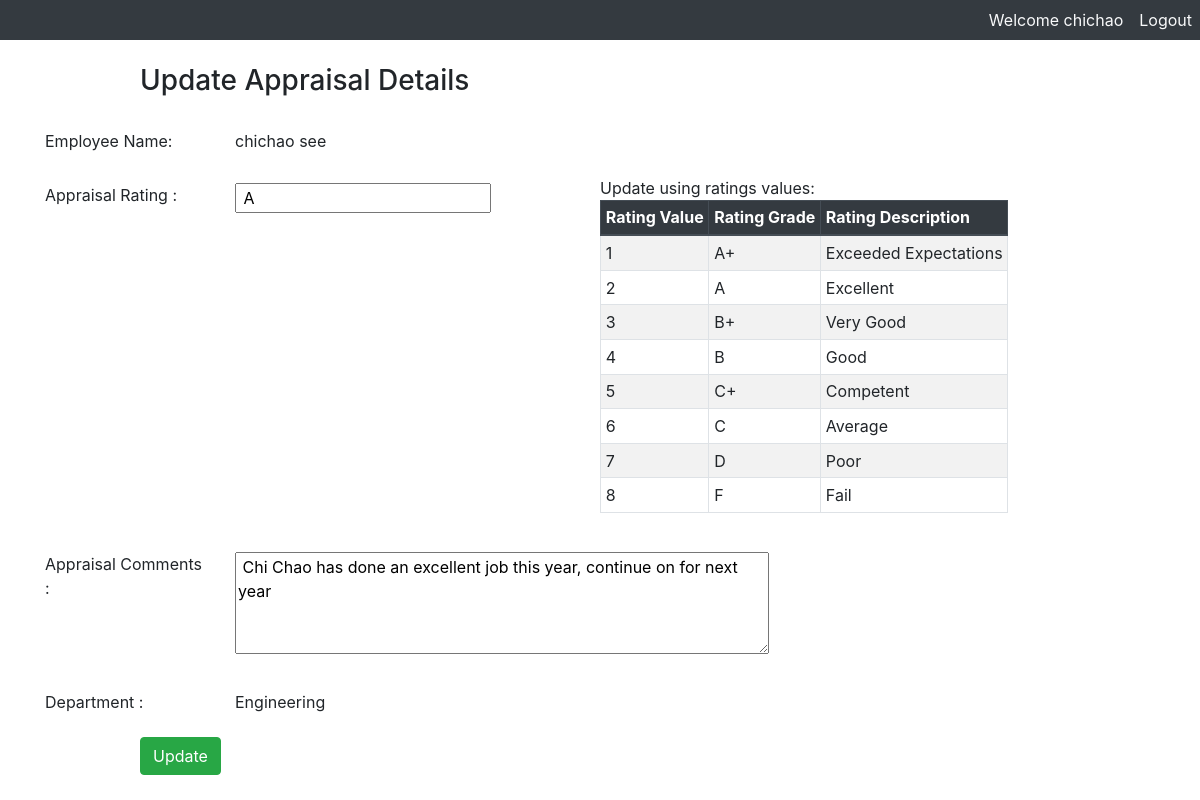
The app's page /edit/1/ (signed in) with its own data.
### employee/models.py (models this page shows, shortened)
class Employee(models.Model):
    MARRIED ='MR'
    SINGLE = 'SN'
    DIVORCED = 'DI'
    WIDOWED = 'WI'
    MALE = 'M'
    FEMALE = 'F'
    marital_status = (
        (MARRIED, "Married"),
        (SINGLE, "Single"),
        (DIVORCED, "Divorced"),
        (WIDOWED, "Widowed")
    )
    gender = (
        (MALE,"male"),
        (FEMALE,"female")
    )
    EmpId = models.IntegerField(primary_key = True)
    first_name = models.CharField('First_Name',max_length=45)
    last_name = models.CharField('Last_Name',max_length=45)
    marital_status = models.CharField('Marital_Status',max_length=15, choices = marital_status)
    phone_number = PhoneNumberField('Phone_Number',unique = True)
    address = models.CharField('Address',max_length=50)
    gender = models.CharField('Gender',max_length=10,choices = gender)
    date_of_birth = models.DateField()
    date_of_joining = models.DateField()
    date_of_leaving = models.DateField('Date_of_Leaving',help_text='The Leaving Date determines whether it is an Active Employee',blank=True, null=False, default='9999-12-31')
    manager_id = models.ForeignKey('Manager', on_delete=models.CASCADE, blank=True, null=True)
    role_id = models.ForeignKey(Roles, on_delete=models.CASCADE)
    dept_id = models.ForeignKey(Department,on_delete=models.CASCADE,blank=True, null=True)
    user_id = models.ForeignKey(User, on_delete=models.CASCADE, blank=True,null=True)
    last_update = models.DateField(auto_now_add=True)
    def Is_Active_Employee(self):
        return self.date_of_leaving >= date.today()
    Is_Active_Employee.boolean = True

class Appraisal(models.Model):
    appraisal_id = models.IntegerField(primary_key=True)
    app_supervisor_comments = models.TextField()
    rating_id = models.ForeignKey(Rating,on_delete=models.CASCADE, blank=True, null=True)
    dept_id = models.ForeignKey(Department,on_delete=models.CASCADE, blank=True, null=True)
    emp_id = models.ForeignKey(Employee,on_delete=models.CASCADE, blank=True, null=True)
    appraisal_date = models.DateField('Appraisal_Year', blank=True, null=True)
    last_update = models.DateField(auto_now_add=True)
    class Meta:
        verbose_name_plural = 'Appraisals'

class Rating(models.Model):
    Best_Performer ='A+'
    Excellent = 'A'
    Very_Good = 'B+'
    Good = 'B'
    Competent = 'C+'
    Average = 'C'
    Poor = 'D'
    Fail = 'F'
    rating = (
        (Best_Performer, "A+"),
        (Excellent, "A"),
        (Very_Good, "B+"),
        (Good, "B"),
        (Competent, "C+"),
        (Average, "C"),
        (Poor, "D"),
        (Fail, "F"),
    )
    rating_id = models.IntegerField(primary_key=True)
    grade = models.CharField('Grade',max_length=15, choices = rating)
    grade_description = models.CharField("Grade Description", max_length=60)
    last_update = models.DateField(auto_now_add=True)
    class Meta:
        verbose_name_plural = 'Ratings'
    def __str__(self):
        return (self.grade)

class Department(models.Model):
    dept_id = models.IntegerField(primary_key=True)
    dept_name = models.CharField('Department',max_length=50, unique=True)
    Is_Active = models.BooleanField(default=True)
    last_update = models.DateTimeField(auto_now_add=True)
    def __str__(self):
        return (self.dept_name)
    class Meta:
        verbose_name_plural = "Departments"

### employee/views.py (the view)
# urls.py: path('edit/<int:emp_id>/', views.edit, name='edit'),
@login_required(login_url = 'login')
def edit(request, emp_id):
        emp_id = int(emp_id)
        employee = Employee.objects.get(EmpId=emp_id)
        appraisal = Appraisal.objects.get(emp_id = emp_id)
        ratings = Rating.objects.all()
        context = {'form':employee, 'appraisal':appraisal,'ratings':ratings}
        return render(request,'edit.html', context)

### employee/templates/edit.html (shortened to what this page needs)
<!DOCTYPE html>
<html lang="en">
<head>
    {% load static %}
       <link rel="stylesheet" href="https://stackpath.bootstrapcdn.com/bootstrap/4.3.1/css/bootstrap.min.css"
>
</head>
<body>
    <div class="nav navbar-expand-md navbar-light bg-dark">
        <div class="collapse navbar-collapse flex-grow-1 text-right" id="myNavbar7">
          <ul class="navbar-nav ml-auto flex-nowrap">
              <li class="nav-item">
                  <a href="#" class="nav-link text-light">Welcome {{request.user}}</a>
              </li>
              <li class="nav-item">
                <a href="{% url 'logout' %}" class="nav-link text-light">Logout</a>
            </li>
          </ul>
        </div>
      </div>
<form method="POST" class="post-form" action="/update/{{form.EmpId}}">
    <div class="container">
<br>
    <div class="form-group row">
    <label class="col-sm-1 col-form-label"></label>
    <div class="col-sm-4">
    <h3>Update Appraisal Details</h3>
    </div>
  </div>
    <div class="form-group row">
    <label class="col-sm-2 col-form-label">Employee Name:</label>
    <div class="col-sm-4 col-form-label">
        {{ form.first_name }} {{ form.last_name }}
    </div>
  </div>
  <div class="form-group row">
    <label class="col-sm-2 col-form-label">Appraisal Rating :</label>
    <div class="col-sm-4 col-form-label"> <input type="text" name="rating_id" id="id_appid" required maxlength="5" value=" {{ appraisal.rating_id}}"/> </div>
    <div>
      <table class="table table-striped table-bordered table-sm">Update using ratings values:
        <thead class="thead-dark">
          <tr>
            <th>Rating Value</th>
            <th>Rating Grade</th>
            <th>Rating Description</th>
        </tr>
        </thead>
        {% for rating in ratings %}
        <tr>
          <td>{{ rating.rating_id }}</td>
          <td>{{ rating.grade }}</td>
          <td>{{ rating.grade_description }}</td>
        </tr>
        {% endfor %}
      </table>
    </div>
  </div>
  <div class="form-group row">
    <label class="col-sm-2 col-form-label">Appraisal Comments :</label>
    <div class="col-sm-4 col-form-label"> <textarea name="app_supervisor_comments" id="id_app_comment_id" rows="4" cols="50"> {{ appraisal.app_supervisor_comments}} </textarea> </div>
  </div>
  <div class="form-group row">
    <label class="col-sm-2 col-form-label">Department :</label>
    <div class="col-sm-4 col-form-label"> {{ appraisal.dept_id}} </div>
  </div>
 <div class="form-group row">
    <label class="col-sm-1 col-form-label"></label>
    <div class="col-sm-4">
    <button type="submit" class="btn btn-success">Update</button>
    </div>
 </div>
    </div>
</form>
</body>
</html>

### records on screen
Employee: first_name "chichao", last_name "see"
Appraisal: rating_id "A", app_supervisor_comments "Chi Chao has done an excellent job this year, continue on for next year", dept_id "Engineering"
Rating: rating_id "1", grade "A+", grade_description "Exceeded Expectations"
Rating: rating_id "2", grade "A", grade_description "Excellent"
Rating: rating_id "3", grade "B+", grade_description "Very Good"
Rating: rating_id "4", grade "B", grade_description "Good"
Rating: rating_id "5", grade "C+", grade_description "Competent"
Rating: rating_id "6", grade "C", grade_description "Average"
Rating: rating_id "7", grade "D", grade_description "Poor"
Rating: rating_id "8", grade "F", grade_description "Fail"

### other values on screen
{{ request.user }} "chichao"
